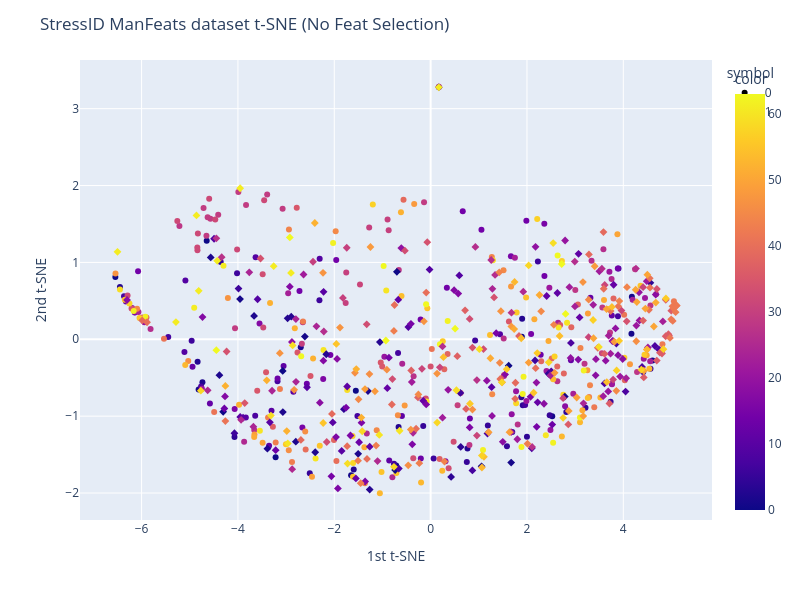
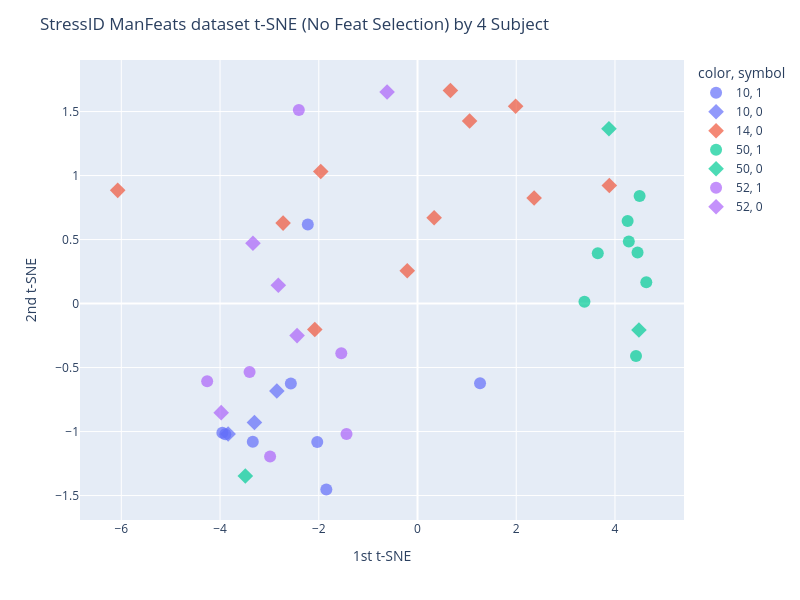

The notebook cell saved with these charts, in order:
### Code cell
# t-SNE in StressID
# Best N-comp=2, Perp=300 np.arange(15, 330, 15)
si_Ncomp = 2
si_Perp = 300
BY_CLASS = False
colors = si_bclass_labels if BY_CLASS else si_groups_list

si_tsne = TSNE(n_components=si_Ncomp, perplexity=si_Perp, random_state=RAN_STATE)
si_X_tsne = si_tsne.fit_transform(si_X)
display(si_tsne.kl_divergence_)

fig = px.scatter(x=si_X_tsne[:,0], y=si_X_tsne[:,1], color=colors, symbol=si_bclass_labels, width=800, height=600)
fig.update_layout(
    title="StressID ManFeats dataset t-SNE (No Feat Selection)",
    xaxis_title="1st t-SNE",
    yaxis_title="2nd t-SNE",
)
fig.show()

# Picking a small sample of subjects to show
n_subjects = 4
subjects_to_show = np.random.choice(range(len(si_subject_to_group)), size=n_subjects)
print(subjects_to_show)
subject_mask = [n in subjects_to_show for n in si_groups_list]
filtered_subjects_rows = [str(subject) for subject, flag in zip(si_groups_list, subject_mask) if flag]
filtered_classes_rows = [str(label) for label, flag in zip(si_bclass_labels.values, subject_mask) if flag]

fig_subj = px.scatter(x=si_X_tsne[:, 0][subject_mask], y=si_X_tsne[:, 1][subject_mask], color=filtered_subjects_rows, symbol=filtered_classes_rows, width=800, height=600)
fig_subj.update_layout(
    title=f"StressID ManFeats dataset t-SNE (No Feat Selection) by {n_subjects} Subject",
    xaxis_title="1st t-SNE",
    yaxis_title="2nd t-SNE",
)
fig_subj.update_traces(
    marker=dict(size=12, opacity=0.7),
    selector=dict(mode="markers")
)
fig_subj.show()

### Figure 1 — Plotly figure (JSON) as saved in the notebook; plotly's stock layout.template omitted (floating-point values rounded to 4 significant figures; data arrays with more than 128 entries replaced by an {"elided": "..."} marker saying what was removed)
{"data": [{"hovertemplate": "symbol=0<br>x=%{x}<br>y=%{y}<br>color=%{marker.color}<extra></extra>", "legendgroup": "0", "marker": {"color": {"elided": "332 int values"}, "coloraxis": "coloraxis", "symbol": "circle"}, "mode": "markers", "name": "0", "orientation": "v", "showlegend": true, "type": "scatter", "x": {"elided": "332 float values"}, "xaxis": "x", "y": {"elided": "332 float values"}, "yaxis": "y"}, {"hovertemplate": "symbol=1<br>x=%{x}<br>y=%{y}<br>color=%{marker.color}<extra></extra>", "legendgroup": "1", "marker": {"color": {"elided": "367 int values"}, "coloraxis": "coloraxis", "symbol": "diamond"}, "mode": "markers", "name": "1", "orientation": "v", "showlegend": true, "type": "scatter", "x": {"elided": "367 float values"}, "xaxis": "x", "y": {"elided": "367 float values"}, "yaxis": "y"}], "layout": {"coloraxis": {"colorbar": {"title": {"text": "color"}}, "colorscale": [[0, "#0d0887"], [0.1111, "#46039f"], [0.2222, "#7201a8"], [0.3333, "#9c179e"], [0.4444, "#bd3786"], [0.5556, "#d8576b"], [0.6667, "#ed7953"], [0.7778, "#fb9f3a"], [0.8889, "#fdca26"], [1, "#f0f921"]]}, "height": 600, "legend": {"title": {"text": "symbol"}, "tracegroupgap": 0}, "margin": {"t": 60}, "title": {"text": "StressID ManFeats dataset t-SNE (No Feat Selection)"}, "width": 800, "xaxis": {"anchor": "y", "domain": [0, 1], "title": {"text": "1st t-SNE"}}, "yaxis": {"anchor": "x", "domain": [0, 1], "title": {"text": "2nd t-SNE"}}}}

### Figure 2 — Plotly figure (JSON) as saved in the notebook; plotly's stock layout.template omitted (floating-point values rounded to 4 significant figures)
{"data": [{"hovertemplate": "color=10<br>symbol=1<br>x=%{x}<br>y=%{y}<extra></extra>", "legendgroup": "10, 1", "marker": {"color": "#636efa", "opacity": 0.7, "size": 12, "symbol": "circle"}, "mode": "markers", "name": "10, 1", "orientation": "v", "showlegend": true, "type": "scatter", "x": [-3.337, -2.222, -1.847, -3.953, -2.031, -2.566, 1.267, -3.894], "xaxis": "x", "y": [-1.08, 0.617, -1.453, -1.01, -1.082, -0.6251, -0.6225, -1.021], "yaxis": "y"}, {"hovertemplate": "color=10<br>symbol=0<br>x=%{x}<br>y=%{y}<extra></extra>", "legendgroup": "10, 0", "marker": {"color": "#636efa", "opacity": 0.7, "size": 12, "symbol": "diamond"}, "mode": "markers", "name": "10, 0", "orientation": "v", "showlegend": true, "type": "scatter", "x": [-3.303, -3.836, -2.849], "xaxis": "x", "y": [-0.9287, -1.019, -0.6835], "yaxis": "y"}, {"hovertemplate": "color=14<br>symbol=0<br>x=%{x}<br>y=%{y}<extra></extra>", "legendgroup": "14, 0", "marker": {"color": "#EF553B", "opacity": 0.7, "size": 12, "symbol": "diamond"}, "mode": "markers", "name": "14, 0", "orientation": "v", "showlegend": true, "type": "scatter", "x": [-6.073, 1.055, 0.6667, 0.3367, 2.362, -0.2079, -2.723, -2.081, 3.885, -1.96, 1.988], "xaxis": "x", "y": [0.8844, 1.426, 1.664, 0.67, 0.8242, 0.2566, 0.6284, -0.2029, 0.9224, 1.032, 1.542], "yaxis": "y"}, {"hovertemplate": "color=50<br>symbol=1<br>x=%{x}<br>y=%{y}<extra></extra>", "legendgroup": "50, 1", "marker": {"color": "#00cc96", "opacity": 0.7, "size": 12, "symbol": "circle"}, "mode": "markers", "name": "50, 1", "orientation": "v", "showlegend": true, "type": "scatter", "x": [3.652, 4.257, 4.635, 4.426, 3.382, 4.457, 4.281, 4.499], "xaxis": "x", "y": [0.3932, 0.6446, 0.1665, -0.4091, 0.01341, 0.3991, 0.4842, 0.8401], "yaxis": "y"}, {"hovertemplate": "color=50<br>symbol=0<br>x=%{x}<br>y=%{y}<extra></extra>", "legendgroup": "50, 0", "marker": {"color": "#00cc96", "opacity": 0.7, "size": 12, "symbol": "diamond"}, "mode": "markers", "name": "50, 0", "orientation": "v", "showlegend": true, "type": "scatter", "x": [-3.488, 3.878, 4.485], "xaxis": "x", "y": [-1.348, 1.365, -0.2066], "yaxis": "y"}, {"hovertemplate": "color=52<br>symbol=1<br>x=%{x}<br>y=%{y}<extra></extra>", "legendgroup": "52, 1", "marker": {"color": "#ab63fa", "opacity": 0.7, "size": 12, "symbol": "circle"}, "mode": "markers", "name": "52, 1", "orientation": "v", "showlegend": true, "type": "scatter", "x": [-2.404, -1.544, -3.402, -1.438, -4.261, -2.986], "xaxis": "x", "y": [1.513, -0.3877, -0.5339, -1.019, -0.6065, -1.194], "yaxis": "y"}, {"hovertemplate": "color=52<br>symbol=0<br>x=%{x}<br>y=%{y}<extra></extra>", "legendgroup": "52, 0", "marker": {"color": "#ab63fa", "opacity": 0.7, "size": 12, "symbol": "diamond"}, "mode": "markers", "name": "52, 0", "orientation": "v", "showlegend": true, "type": "scatter", "x": [-2.82, -3.977, -3.333, -0.6161, -2.44], "xaxis": "x", "y": [0.1424, -0.8525, 0.4706, 1.653, -0.2504], "yaxis": "y"}], "layout": {"height": 600, "legend": {"title": {"text": "color, symbol"}, "tracegroupgap": 0}, "margin": {"t": 60}, "title": {"text": "StressID ManFeats dataset t-SNE (No Feat Selection) by 4 Subject"}, "width": 800, "xaxis": {"anchor": "y", "domain": [0, 1], "title": {"text": "1st t-SNE"}}, "yaxis": {"anchor": "x", "domain": [0, 1], "title": {"text": "2nd t-SNE"}}}}
